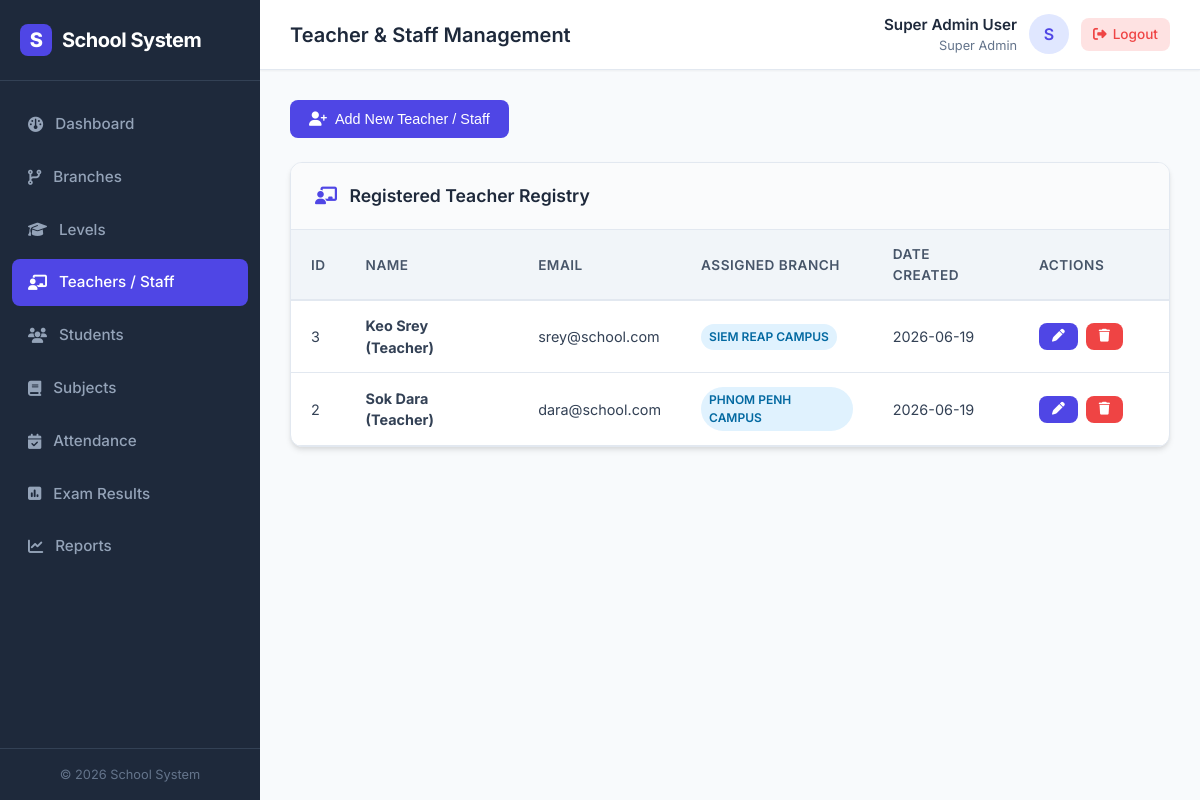
Page /teachers.php (signed in) on the committed database.
### tables this page shows
CREATE TABLE IF NOT EXISTS `users` (
    `id` INT AUTO_INCREMENT PRIMARY KEY,
    `name` VARCHAR(100) NOT NULL,
    `email` VARCHAR(100) NOT NULL UNIQUE,
    `password` VARCHAR(255) NOT NULL,
    `role` ENUM('super_admin', 'teacher') NOT NULL DEFAULT 'teacher',
    `branch_id` INT NULL,
    `created_at` TIMESTAMP DEFAULT CURRENT_TIMESTAMP,
    FOREIGN KEY (`branch_id`) REFERENCES `branches`(`id`) ON DELETE SET NULL
);

CREATE TABLE IF NOT EXISTS `branches` (
    `id` INT AUTO_INCREMENT PRIMARY KEY,
    `name` VARCHAR(100) NOT NULL,
    `address` VARCHAR(255) NULL,
    `phone` VARCHAR(20) NULL,
    `created_at` TIMESTAMP DEFAULT CURRENT_TIMESTAMP
);

### teachers.php (the view, shortened to what this page needs)
<?php
require_once 'header.php';
$edit_teacher = null;
$teachers = $conn->query("SELECT u.*, b.name as branch_name
                          FROM users u
                          LEFT JOIN branches b ON u.branch_id = b.id
                          WHERE u.role = 'teacher'
                          ORDER BY u.id DESC");
?>
<div style="margin-bottom: 24px;">
    <button class="btn btn-primary" onclick="toggleForm('teacherForm')">
        <i class="fa-solid <?php echo $edit_teacher ? 'fa-user-pen' : 'fa-user-plus'; ?>"></i>
        <?php echo $edit_teacher ? 'Edit Teacher: ' . htmlspecialchars($edit_teacher['name']) : 'Add New Teacher / Staff'; ?>
    </button>
</div>
<div class="card">
    <div class="card-header">
        <h2 class="card-title"><i class="fa-solid fa-chalkboard-user" style="color:var(--primary); margin-right:8px;"></i> Registered Teacher Registry</h2>
    </div>
    <div class="card-body" style="padding: 0;">
        <div class="table-responsive">
            <table class="table">
                <thead>
                    <tr>
                        <th>ID</th>
                        <th>Name</th>
                        <th>Email</th>
                        <th>Assigned Branch</th>
                        <th>Date Created</th>
                        <th style="width: 150px;">Actions</th>
                    </tr>
                </thead>
                <tbody>
                    <?php if ($teachers && $teachers->num_rows > 0): ?>
                        <?php while($row = $teachers->fetch_assoc()): ?>
                            <tr>
                                <td><?php echo $row['id']; ?></td>
                                <td><strong><?php echo htmlspecialchars($row['name']); ?></strong></td>
                                <td><?php echo htmlspecialchars($row['email']); ?></td>
                                <td><span class="badge badge-info"><?php echo htmlspecialchars($row['branch_name'] ?? 'Unassigned'); ?></span></td>
                                <td><?php echo date('Y-m-d', strtotime($row['created_at'])); ?></td>
                                <td>
                                    <div class="action-links">
                                        <a href="teachers.php?action=edit&id=<?php echo $row['id']; ?>" class="btn btn-primary btn-sm" title="Edit">
                                            <i class="fa-solid fa-pen"></i>
                                        </a>
                                        <a href="teachers.php?action=delete&id=<?php echo $row['id']; ?>" class="btn btn-danger btn-sm" onclick="return confirmDelete('Are you sure you want to delete this teacher account?')" title="Delete">
                                            <i class="fa-solid fa-trash"></i>
                                        </a>
                                    </div>
                                </td>
                            </tr>
                        <?php endwhile; ?>
                    <?php else: ?>
                        <tr>
                            <td colspan="6" style="text-align: center; padding: 24px; color: #64748b;">No teacher accounts registered.</td>
                        </tr>
                    <?php endif; ?>
                </tbody>
            </table>
        </div>
    </div>
</div>
<?php
require_once 'footer.php';
?>

### style.css (style rules this page uses)
:root { --primary: #4f46e5; --primary-hover: #4338ca; --primary-light: #e0e7ff; --secondary: #10b981; --secondary-hover: #059669; --danger: #ef4444; --danger-hover: #dc2626; --warning: #f59e0b; --warning-hover: #d97706; --info: #06b6d4; --dark: #1e293b; --dark-light: #334155; --light: #f8fafc; --border: #e2e8f0; --white: #ffffff; --font: 'Inter', -apple-system, BlinkMacSystemFont, "Segoe UI", Roboto, sans-serif; --shadow-sm: 0 1px 2px 0 rgba(0, 0, 0, 0.05); --shadow: 0 4px 6px -1px rgba(0, 0, 0, 0.1), 0 2px 4px -1px rgba(0, 0, 0, 0.06); --shadow-md: 0 10px 15px -3px rgba(0, 0, 0, 0.1), 0 4px 6px -2px rgba(0, 0, 0, 0.05); --radius: 12px; --radius-sm: 8px; --transition: all 0.25s cubic-bezier(0.4, 0, 0.2, 1); }
* { margin: 0; padding: 0; box-sizing: border-box; }
body { font-family: var(--font); background-color: var(--light); color: var(--dark); line-height: 1.5; overflow-x: hidden; }
a { text-decoration: none; color: inherit; }
.card { background-color: var(--white); border-radius: var(--radius); box-shadow: var(--shadow); border: 1px solid var(--border); margin-bottom: 24px; overflow: hidden; }
.card-header { padding: 20px 24px; border-bottom: 1px solid var(--border); display: flex; align-items: center; justify-content: space-between; background-color: #fafbfc; }
.card-title { font-size: 1.1rem; font-weight: 600; color: var(--dark); }
.card-body { padding: 24px; }
.btn { display: inline-flex; align-items: center; justify-content: center; gap: 8px; padding: 10px 18px; font-size: 0.9rem; font-weight: 500; border-radius: var(--radius-sm); cursor: pointer; border: 1px solid transparent; transition: var(--transition); }
.btn-primary { background-color: var(--primary); color: var(--white); }
.btn-danger { background-color: var(--danger); color: var(--white); }
.btn-sm { padding: 6px 12px; font-size: 0.8rem; }
.table-responsive { width: 100%; overflow-x: auto; }
.table { width: 100%; border-collapse: collapse; text-align: left; }
.table th { padding: 14px 20px; background-color: #f1f5f9; color: #475569; font-size: 0.85rem; font-weight: 600; text-transform: uppercase; letter-spacing: 0.5px; border-bottom: 2px solid var(--border); }
.table td { padding: 14px 20px; border-bottom: 1px solid var(--border); font-size: 0.9rem; color: var(--dark-light); vertical-align: middle; }
.badge { display: inline-flex; align-items: center; padding: 4px 8px; border-radius: 9999px; font-size: 0.75rem; font-weight: 600; text-transform: uppercase; }
.badge-info { background-color: #e0f2fe; color: #0369a1; }
.action-links { display: flex; gap: 8px; }

### rows in the picture
users: id "3", name "Keo Srey (Teacher)", email "srey@school.com", branch.name "SIEM REAP CAMPUS", created_at "2026-06-19"
users: id "2", name "Sok Dara (Teacher)", email "dara@school.com", branch.name "PHNOM PENH CAMPUS", created_at "2026-06-19"

### other values in the picture
$user_name "Super Admin User"
substr($user_name, 0, 1) "S"
